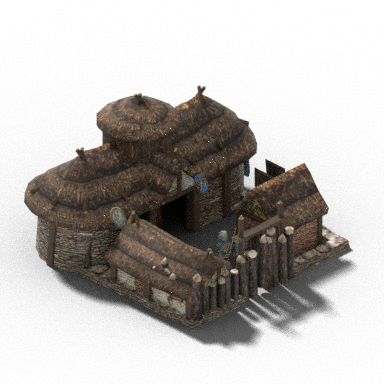
#> input picture barracks/idle.png, 384 x 384 px
$ python -i build-0ad-atlas.py   (imports and definitions only)
#> lines starting #> are read from the running program, lines starting #| are printed output that depends on the picture
#> further down, picture is the input picture: PIL image 384x384 RGBA; mean R, G, B, A 24.4, 20.8, 17.9, 91.6
#!/usr/bin/env python3
"""Empaqueta los renders de 0 A.D. (rama «renders-0ad») en el atlas militar del juego.

Uso: python3 scripts/art/build-0ad-atlas.py <carpeta_renders> [carpeta_salida] [prefijo]
  militar: … renders/zeroad-config            public/assets/0ad          mil
  aldeano: … renders/zeroad-villager          public/assets/0ad-villager eco
Salida: public/assets/0ad/atlas.png + atlas.json (JSON Hash de Phaser con anclas) + CREDITS.md + LICENSE-0AD.txt

Los renders salen al doble de densidad; aquí se reducen a la escala del juego (64 px por casilla).
Cada unidad se recorta con un mismo rectángulo para todos sus fotogramas, así el ancla (los pies) no salta.
"""
import json
import os
import shutil
import sys
from pathlib import Path

from PIL import Image

SCALE = 0.5
DIRS = list(range(0, 360, 45))
# Ancho (px del render) del degradado que suaviza la sombra donde la corta el borde del render.
SHADOW_FADE = int(os.environ.get('EW_SHADOW_FADE', '24'))


def clean(im: Image.Image) -> Image.Image:
    """Quita el ruido casi invisible del suelo que recoge sombras (alfa < 12): si no, el recorte no reduce nada."""
    r, g, b, a = im.split()
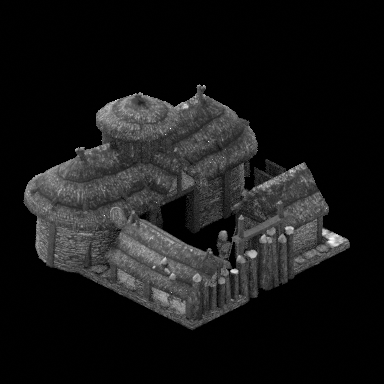
#> r: PIL image 384x384 L; min 0, max 255, mean 24.4
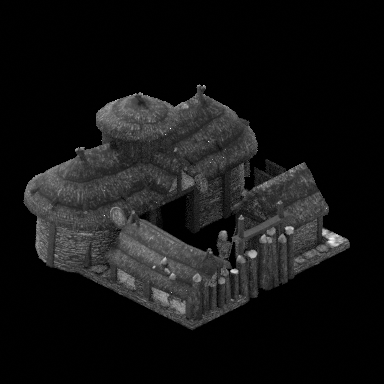
#> g: PIL image 384x384 L; min 0, max 255, mean 20.8
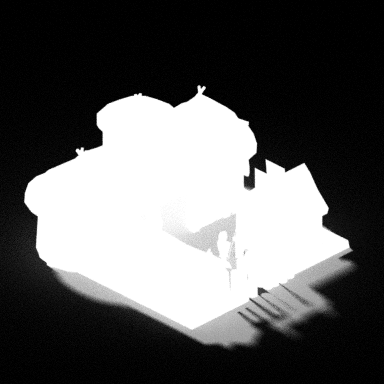
#> a: PIL image 384x384 L; min 0, max 255, mean 91.6
    a = a.point(lambda v: 0 if v < 12 else v)
    return Image.merge('RGBA', (r, g, b, a))


# [137 lines left out: functions fade_shadow, shadow_edges, edge_cuts, main, not called in this run]


# [4 lines not run here, left out]

>>> from PIL import Image
>>> picture = Image.open('../../barracks/idle.png')
>>> result = clean(picture)
